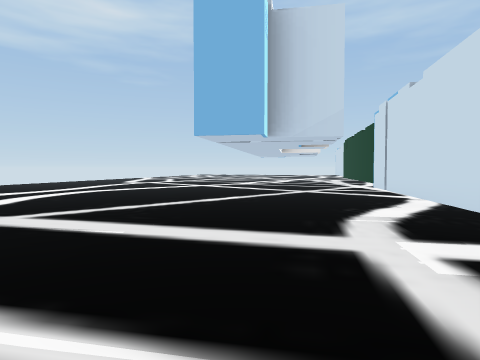
[1] (above)

24 first-person views from a walk through a Unity game level. The camera is 0.47 m above the floor, tilts 2° down and sees 75° across. The floor is counted in squares, 0.5 m on a side. Each view is taken from the middle of a square. On the plan, view 1 faces up. The plan holds only what a view shows up to about 12 squares ahead; the rest is blank. The place goes on beyond the plan. The player character is not drawn. Some animated figures are left out.

[2]
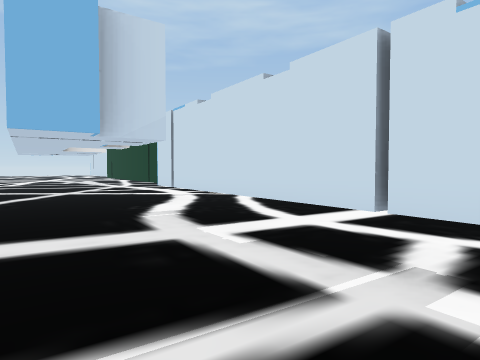

[3]
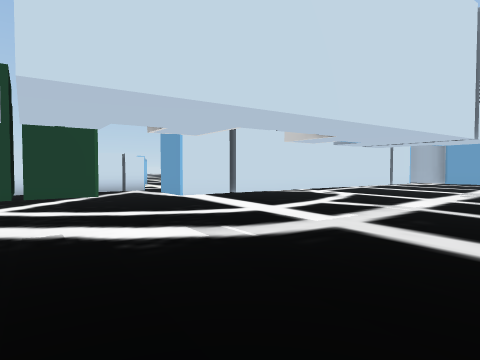

[4]
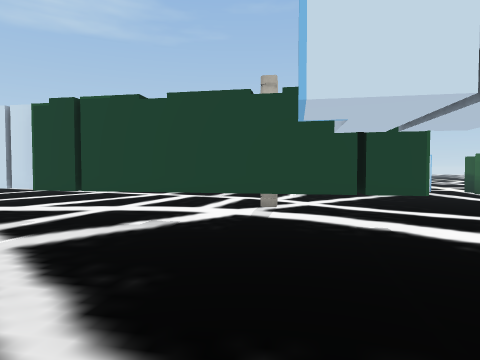

[5]
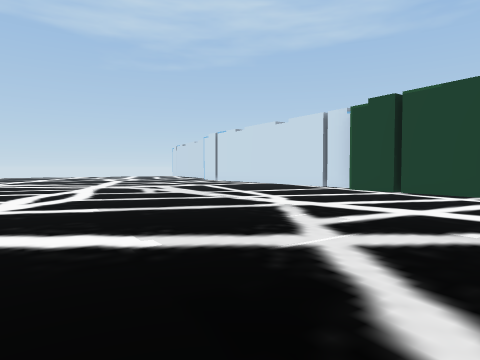

[6]
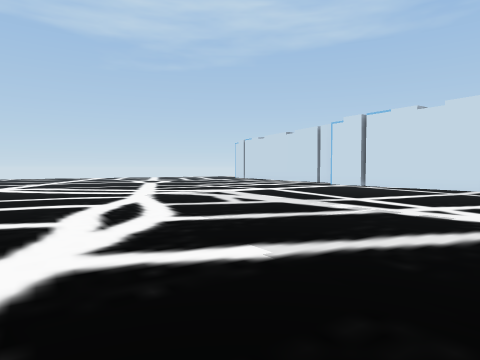

[7]
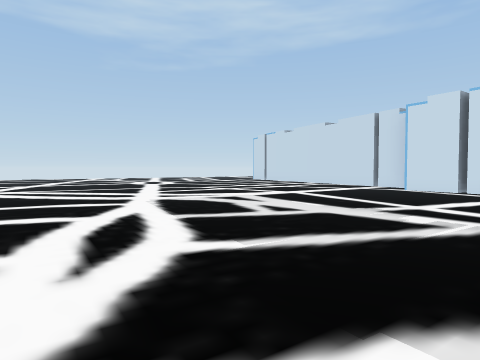

[8]
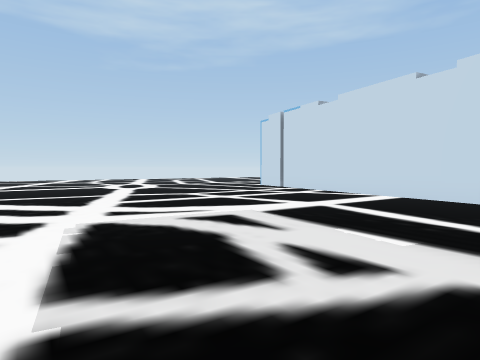

[9]
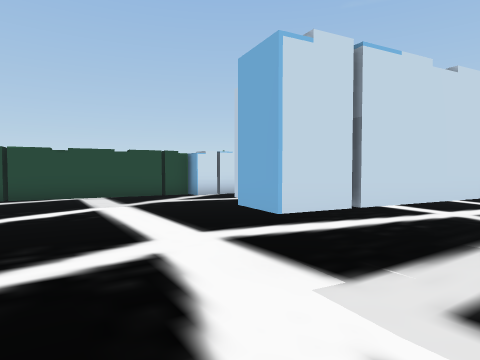

[10]
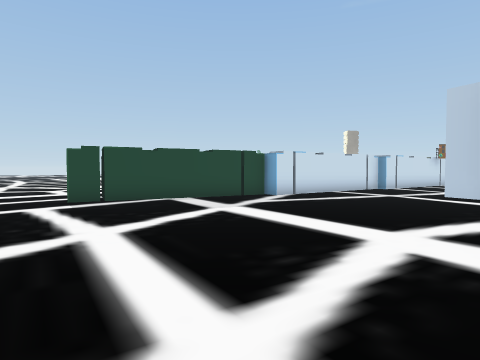

[11]
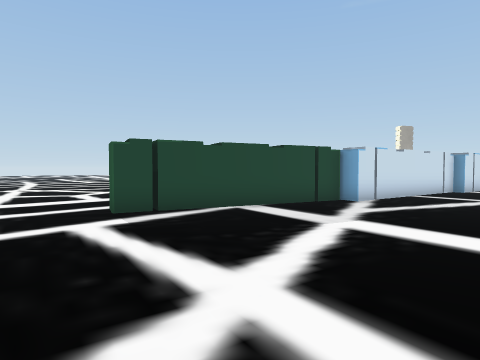

[12]
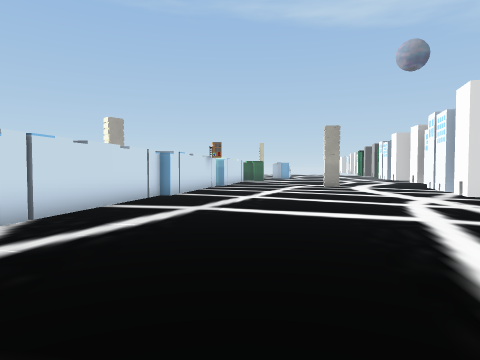

[13]
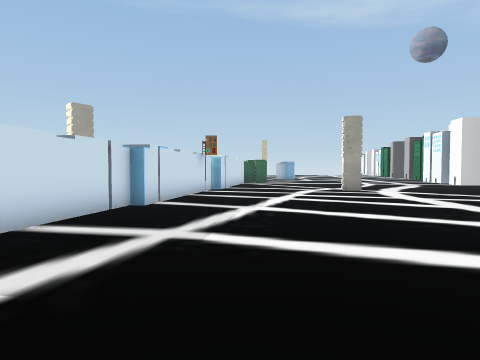

[14]
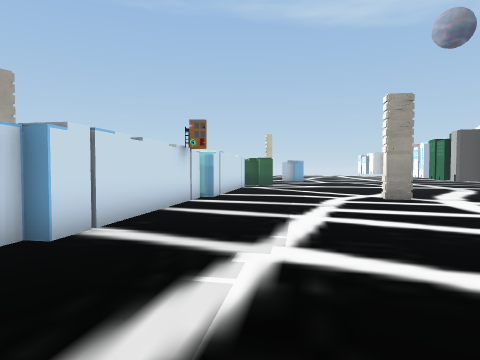

[15]
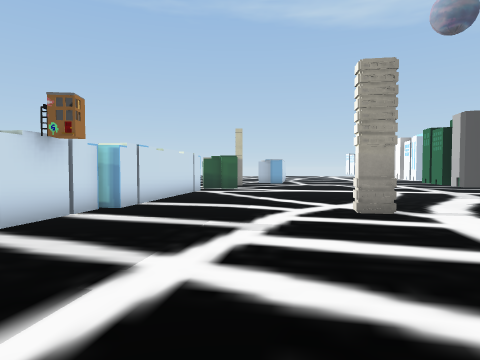

[16]
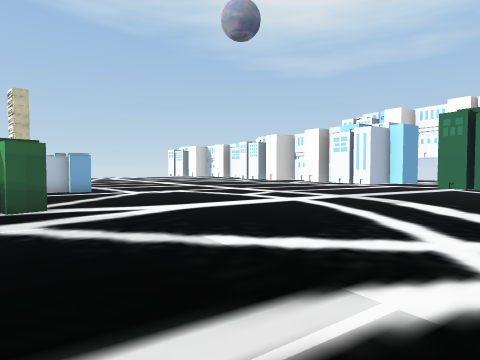

[17]
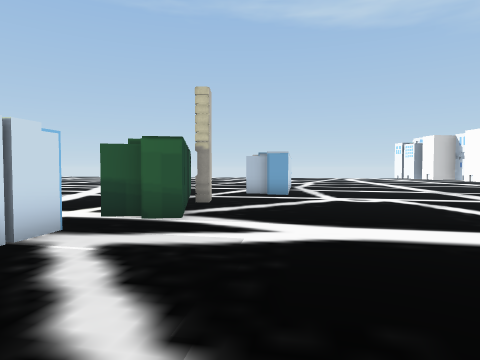

[18]
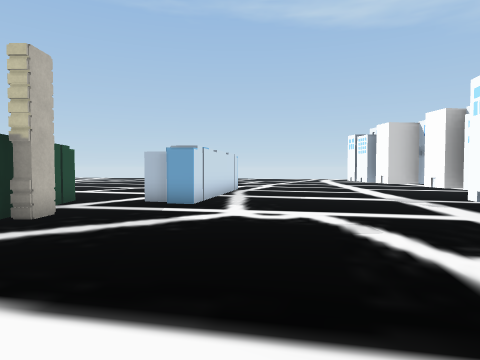

[19]
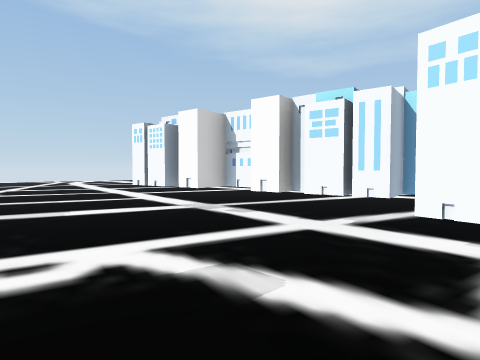

[20]
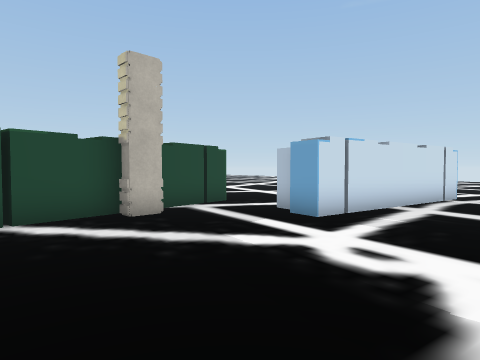

[21]
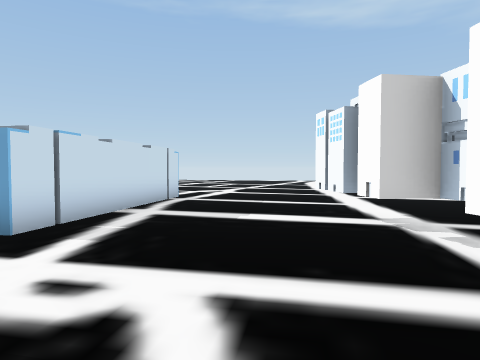

[22]
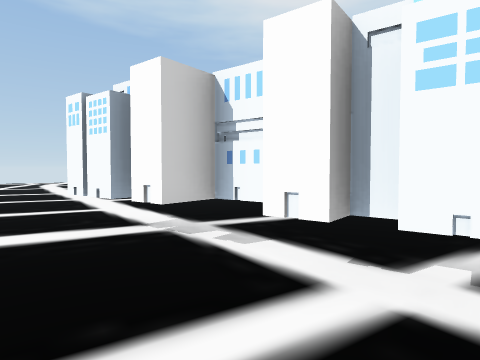

[23]
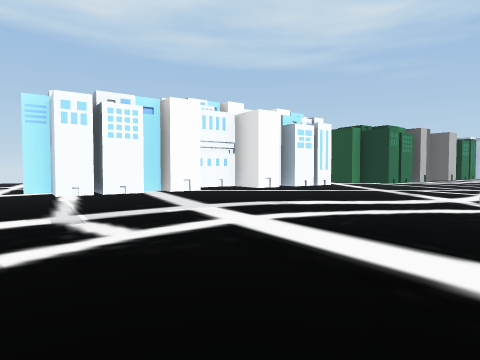

[24]
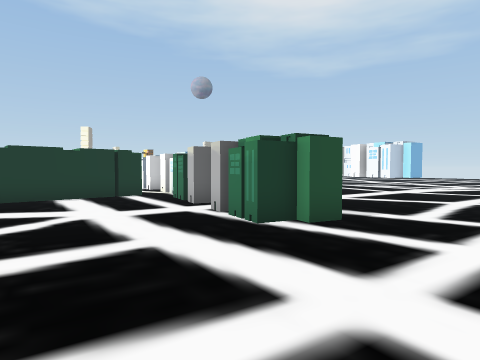

### Floor plan
Key: @ floor where view 1 was taken; # wall or solid block; . floor; O other object.
Columns run from 1 left of view 1 to 25 right of it. Each row starts with its distance up from view 1.
 31    .........
 30   ............ ..    ... .
 29   .......................
 28   .........................
 27   ..................O......
 26  .........O........OOO.....
 25  ........OOO.......OO....
 24  ........O  .......OO....
 23  ........O .......OOO....
 22  .......OOO.......OO.....
 21  .......OO.......OOO.....
 20 .......O O.......O ......
 19 .......O ........O  OOOOO
 18 .......OO........O
 17  ......OO.......O
 16 ......O O.......O
 15  .....O O.......O
 14  .....OO.......OO
 13   ...OOO.......O
 12 .....O O.......O  OO
 11 .....OOO.......O   O
 10 ..O..OO........O
  9 ..OO.OO.O.....OO
  8 .O.OOOO.......O
  7 .OOO.O........O
  6 .OO.OO........O
  5 .OOOOO.......O
  4 .OOOOO.......O
  3 .O.OO........O
  2 ...OOO.......O
  1 ...OO......OO..
  0 .@OOO......OOO.
 -1 .OOO.......OO ..
 -2 . OO.......OO ..
 -3 ..OO........O  ..
 -4 ..OO........O  ..
 -5 .. O....##..O
 -6 .. O....# ....
 -7 .. .....#  ...
 -8 ........#  ...
 -9 ........#

Positions as (right, up) in squares from view 1, and headings:
1: (0, 0), facing up
2: (-1, 0), facing up-right
3: (-1, 9), facing down-right
4: (-1, 10), facing right
5: (-1, 11), facing up-right
6: (-1, 16), facing up-right
7: (0, 18), facing up-right
8: (3, 21), facing up-right
9: (7, 28), facing down-right
10: (9, 30), facing down-right
11: (12, 30), facing down-right
12: (12, 26), facing down
13: (12, 23), facing down
14: (12, 19), facing down
15: (10, 16), facing down
16: (12, 9), facing down-left
17: (9, 7), facing down
18: (6, 4), facing down
19: (6, 1), facing down-left
20: (4, 1), facing down-right
21: (4, 0), facing down
22: (4, -1), facing down-left
23: (8, -1), facing up-left
24: (24, 30), facing down-left
